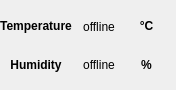
    <widget class="QWidget" name="TEMP_tab">
     <attribute name="title">
      <string>TEMP</string>
     </attribute>
     <widget class="QWidget" name="horizontalLayoutWidget_2">
      <property name="geometry">
       <rect>
        <x>0</x>
        <y>10</y>
        <width>167</width>
        <height>71</height>
       </rect>
      </property>
      <layout class="QHBoxLayout" name="horizontalLayout_3">
       <item>
        <layout class="QVBoxLayout" name="verticalLayout_8">
         <item>
          <widget class="QLabel" name="TEMP_label">
           <property name="text">
            <string>&lt;html&gt;&lt;head/&gt;&lt;body&gt;&lt;p align=&quot;center&quot;&gt;&lt;span style=&quot; font-weight:600;&quot;&gt;Temperature&lt;/span&gt;&lt;/p&gt;&lt;/body&gt;&lt;/html&gt;</string>
           </property>
           <property name="alignment">
            <set>Qt::AlignCenter</set>
           </property>
          </widget>
         </item>
         <item>
          <widget class="QLabel" name="HUM_label">
           <property name="text">
            <string>&lt;html&gt;&lt;head/&gt;&lt;body&gt;&lt;p align=&quot;center&quot;&gt;&lt;span style=&quot; font-weight:600;&quot;&gt;Humidity&lt;/span&gt;&lt;/p&gt;&lt;/body&gt;&lt;/html&gt;</string>
           </property>
           <property name="alignment">
            <set>Qt::AlignCenter</set>
           </property>
          </widget>
         </item>
        </layout>
       </item>
       <item>
        <layout class="QVBoxLayout" name="verticalLayout_9">
         <item>
          <widget class="QLabel" name="TEMP_text_label">
           <property name="text">
            <string>offline</string>
           </property>
           <property name="alignment">
            <set>Qt::AlignCenter</set>
           </property>
          </widget>
         </item>
         <item>
          <widget class="QLabel" name="HUM_text_label">
           <property name="text">
            <string>offline</string>
           </property>
           <property name="alignment">
            <set>Qt::AlignCenter</set>
           </property>
          </widget>
         </item>
        </layout>
       </item>
       <item>
        <layout class="QVBoxLayout" name="verticalLayout_10">
         <item>
          <widget class="QLabel" name="TEMP_Unit_label">
           <property name="text">
            <string>&lt;html&gt;&lt;head/&gt;&lt;body&gt;&lt;p align=&quot;center&quot;&gt;&lt;span style=&quot; font-weight:600;&quot;&gt;°C&lt;/span&gt;&lt;/p&gt;&lt;/body&gt;&lt;/html&gt;</string>
           </property>
           <property name="alignment">
            <set>Qt::AlignCenter</set>
           </property>
          </widget>
         </item>
         <item>
          <widget class="QLabel" name="HUM_Unit_label_2">
           <property name="text">
            <string>&lt;html&gt;&lt;head/&gt;&lt;body&gt;&lt;p align=&quot;center&quot;&gt;&lt;span style=&quot; font-weight:600;&quot;&gt;%&lt;/span&gt;&lt;/p&gt;&lt;/body&gt;&lt;/html&gt;</string>
           </property>
           <property name="alignment">
            <set>Qt::AlignCenter</set>
           </property>
          </widget>
         </item>
        </layout>
       </item>
      </layout>
     </widget>
    </widget>
